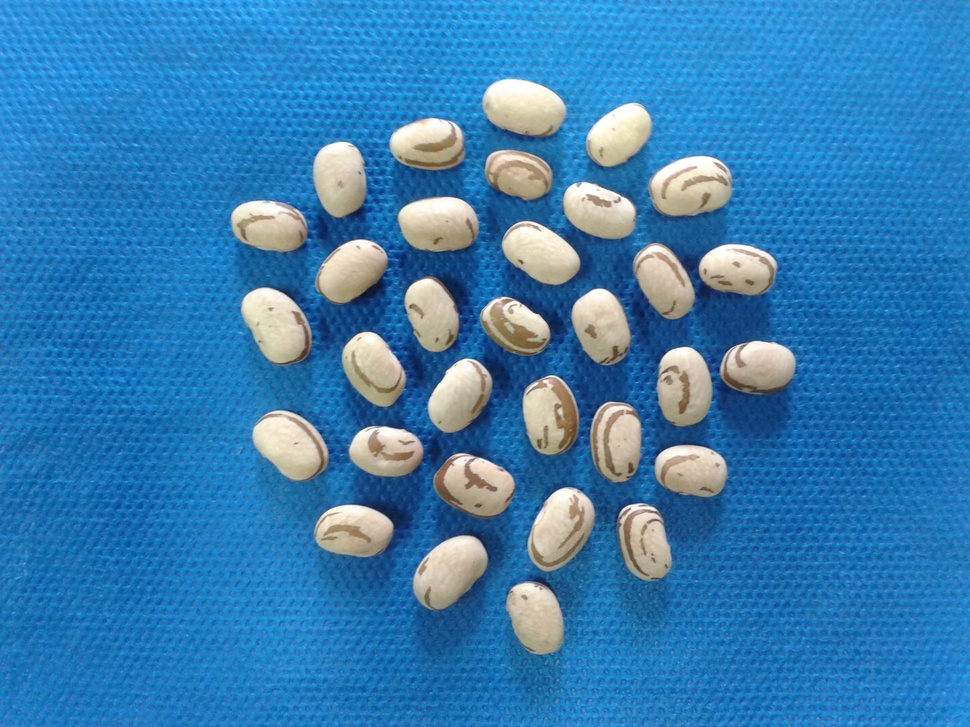
#> input picture Roteiros de Estudo Orientado - REOs/REO 02/AULA_04/feijao.jpg, 970 x 727 px, shrunk from 2048 x 1536 before the run
$ python aula_4_ex_03.py
#> lines starting #> are read from the running program, lines starting #| are printed output that depends on the picture; after the words box and inside, x2 and y2 are one past the last pixel; in counts of white or black regions, pixels touching at a corner belong together
########################################################################################################################
# Lavras - MG
# 19/06/2020
# Universidade Federal de Lavras - UFLA
# Departamento de Biologia
# Programa de Pós Graduação em Genética e Melhoramento de Plantas
# Disciplina: Visão Computacional No Melhoramento de Plantas
# Docente: Vinícius Quintão Carneiro
# E-mail: vinicius.carneiro@ufla.br
# Github: vqcarneiro
########################################################################################################################
# PROCEDIMENTO: Operações entre canais de imagens coloridas
########################################################################################################################
# Importar pacotes
import cv2 # Importa o pacote opencv
import numpy as np # Importa o pacote numpy
from matplotlib import pyplot as plt # Importa o pacote matplotlib
########################################################################################################################
# Leitura da imagem

nome_arquivo = 'feijao.jpg'
img_bgr = cv2.imread(nome_arquivo,1)
#> img_bgr is the input picture: shape (727, 970, 3); mean B, G, R 178.7, 126.2, 55.7
img_rgb = cv2.cvtColor(img_bgr,cv2.COLOR_BGR2RGB)
########################################################################################################################
# Operações nos canais de uma imagem
img_opr_01 = img_rgb[:,:,2]-1.2*img_rgb[:,:,1]
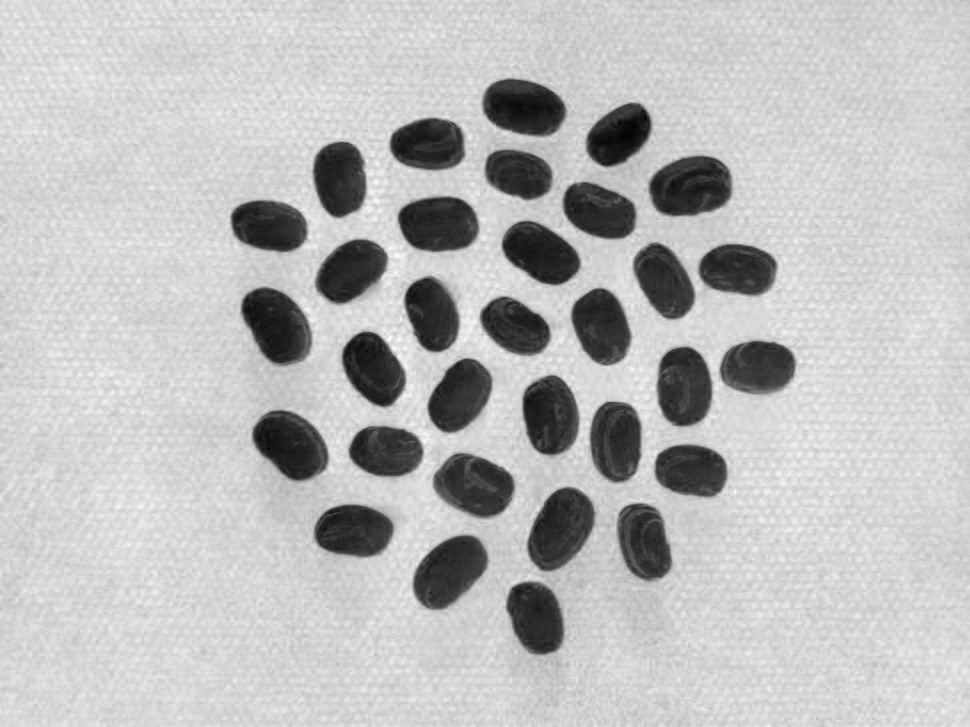
#> img_opr_01: shape (727, 970) float64; min -89.4, max 68.4, mean 27.2; drawn with min black and max white
# Conversão para inteiro de 8 bits
img_opr_01 = img_opr_01.astype(np.uint8)
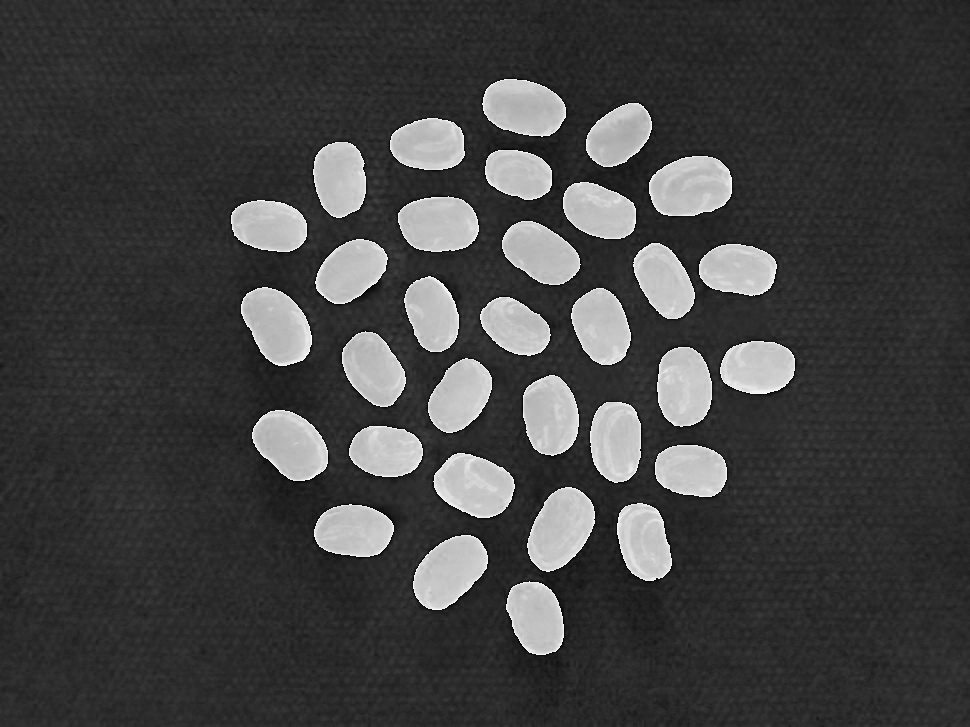
#> img_opr_01: shape (727, 970); min 0, max 255, mean 66.1
# Histograma
hist = cv2.calcHist([img_opr_01],[0],None,[256],[0,256])
#> hist = 256 values, max 51055 at index 43, min 0 at index 69, mean 2754.6
# Limiarização OTSU
(L,img_otsu) = cv2.threshold(img_opr_01,0,255,cv2.THRESH_BINARY+cv2.THRESH_OTSU)
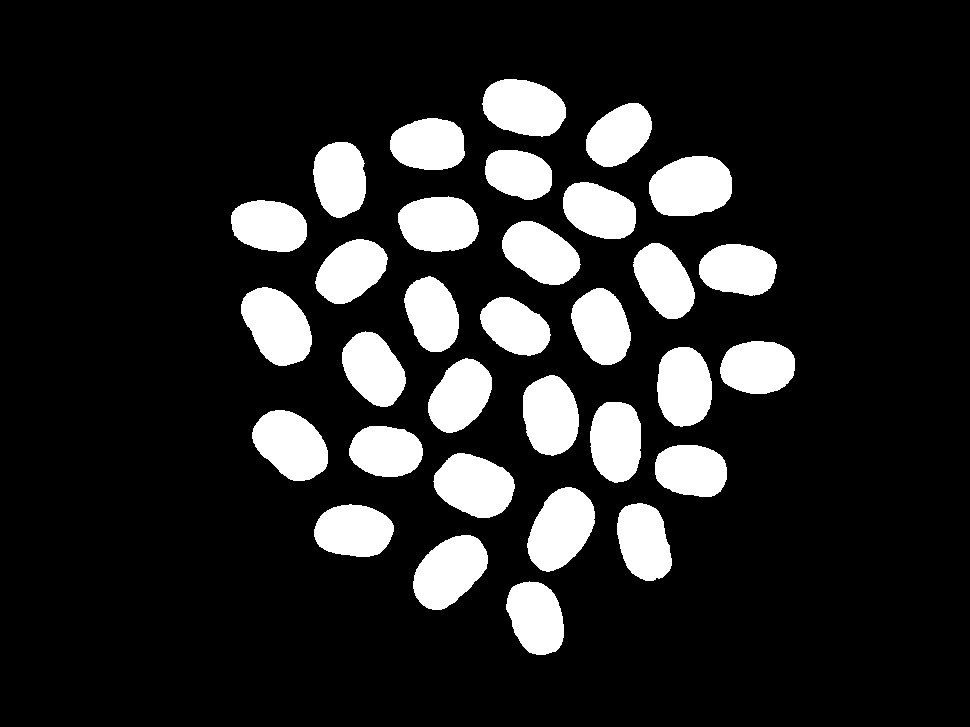
#> img_otsu: shape (727, 970); 15.3% white; 32 white regions, largest, box (x1, y1, x2, y2) and area: (649, 156, 732, 216) 4041, (527, 487, 595, 572) 3990, (241, 287, 312, 366) 3936
#> L = 68
# Segmentação - máscara
img_segmentada = cv2.bitwise_and(img_rgb,img_rgb,mask=img_otsu)
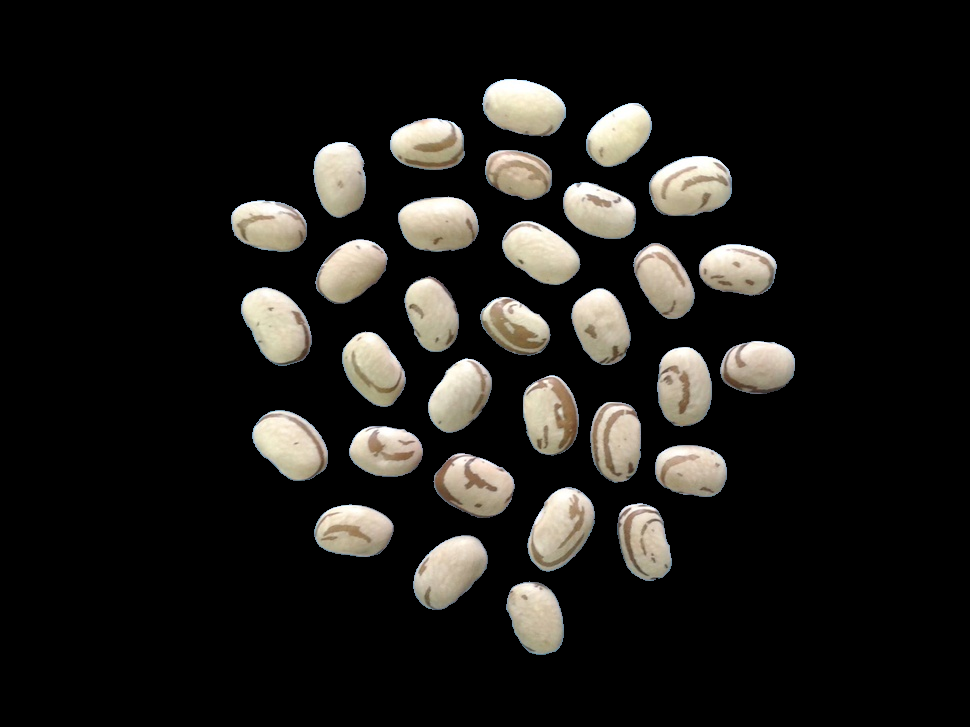
#> img_segmentada: shape (727, 970, 3); mean R, G, B 29.4, 27.8, 24.9

########################################################################################################################
# Apresentar imagens

# Figura das modificações

plt.figure('MODIFICAÇÕES')
plt.subplot(2,3,1)
plt.imshow(img_rgb)
plt.title("RGB")

plt.subplot(2,3,2)
plt.imshow(img_opr_01,cmap='gray')
plt.title("B - 1.2G")

plt.subplot(2,3,3)
plt.plot(hist,color = 'black')
plt.axvline(x=L,c = 'black')
plt.title("Histograma - L: " + str(L))
plt.xlim([0,256])
plt.xlabel("Valores Pixels")
plt.ylabel("Número de Pixels")

plt.subplot(2,3,4)
plt.imshow(img_otsu,cmap='gray')
plt.title('Binária')

plt.subplot(2,3,5)
plt.imshow(img_segmentada,cmap='gray')
plt.title("Segmentada")
plt.xticks([])
plt.yticks([])

plt.show()
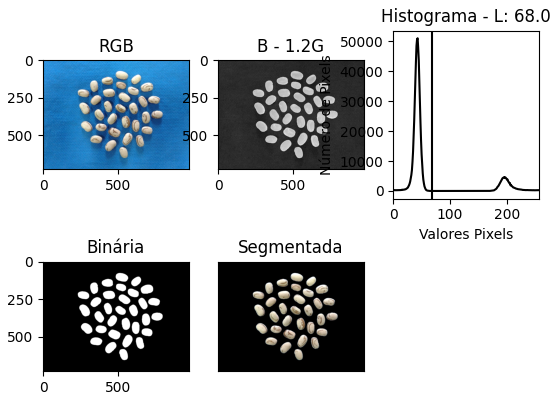
#> figure drawn by matplotlib, 5 panels; panel 3: curve peaks at x = 43, y = 51055
########################################################################################################################

$ run again, with Roteiros de Estudo Orientado - REOs/REO 02/AULA_04/img_01.jpg copied over Roteiros de Estudo Orientado - REOs/REO 02/AULA_04/feijao.jpg
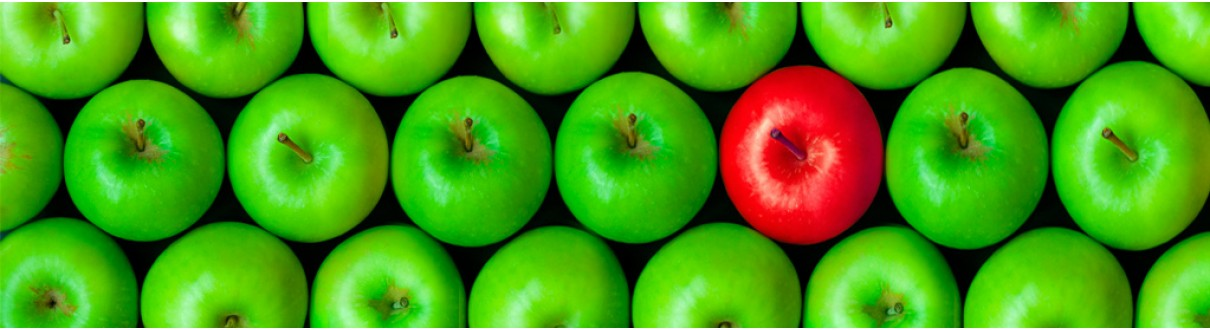
#> input picture Roteiros de Estudo Orientado - REOs/REO 02/AULA_04/img_01.jpg, 1210 x 330 px
#> img_bgr is the input picture: shape (330, 1210, 3); mean B, G, R 18.7, 157.4, 73.6
#> hist = 256 values, max 6130 at index 0, min 99 at index 185, mean 1559.8
#> `(L,img_otsu) = cv2.threshold(img_opr_01,0,255,cv2.THRESH_BINARY+cv2.TH..`:
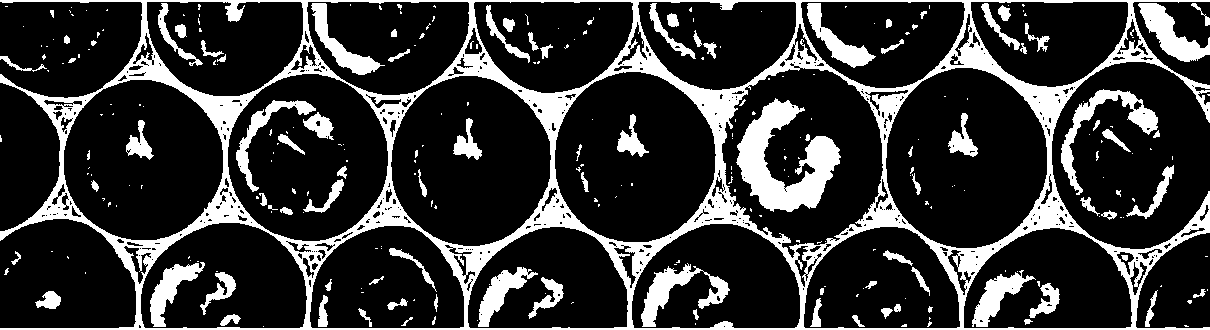
#> img_otsu: shape (330, 1210); 20.6% white; 285 white regions (188 under 20 px), largest, box (x1, y1, x2, y2) and area: (0, 0, 1210, 330) 50352, (736, 98, 841, 212) 5460, (1061, 89, 1158, 195) 1973
#> L = 136
#> `img_segmentada = cv2.bitwise_and(img_rgb,img_rgb,mask=img_otsu)`:
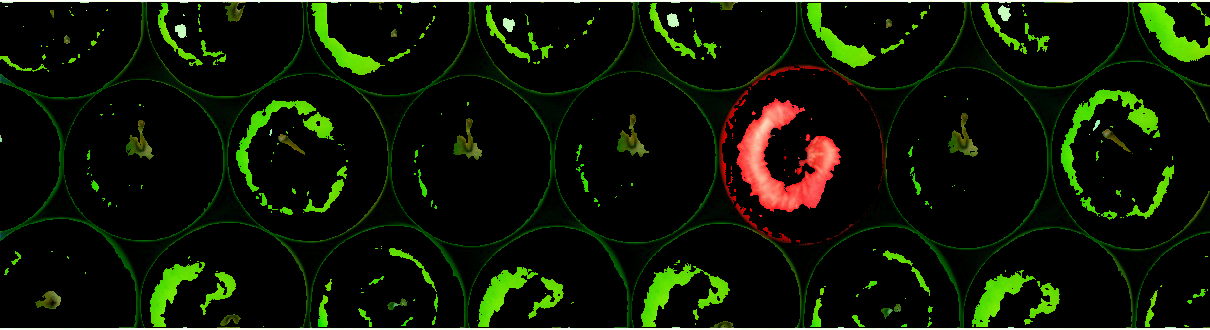
#> img_segmentada: shape (330, 1210, 3); mean R, G, B 13.6, 21.5, 4.9
